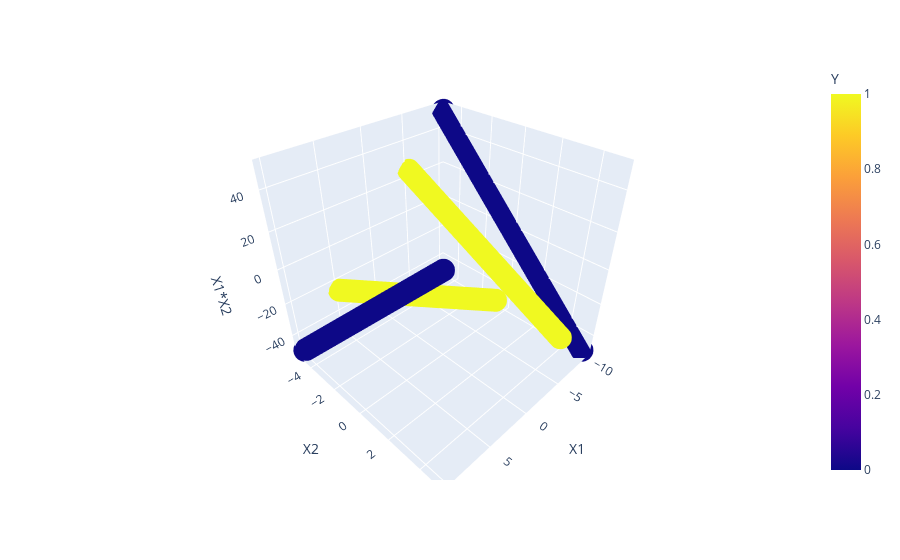

The notebook cell this image was saved under:
### Code cell
import plotly.express as px
fig = px.scatter_3d(df, x="X1",y="X2",z="X1*X2",color="Y")
fig.show()

### Figure 1 — Plotly figure (JSON) as saved in the notebook; plotly's stock layout.template omitted (floating-point values rounded to 4 significant figures; data arrays with more than 128 entries replaced by an {"elided": "..."} marker saying what was removed)
{"data": [{"hovertemplate": "X1=%{x}<br>X2=%{y}<br>X1*X2=%{z}<br>Y=%{marker.color}<extra></extra>", "legendgroup": "", "marker": {"color": {"elided": "400 int values"}, "coloraxis": "coloraxis", "symbol": "circle"}, "mode": "markers", "name": "", "scene": "scene", "showlegend": false, "type": "scatter3d", "x": {"elided": "400 float values"}, "y": {"elided": "400 float values"}, "z": {"elided": "400 float values"}}], "layout": {"coloraxis": {"colorbar": {"title": {"text": "Y"}}, "colorscale": [[0, "#0d0887"], [0.1111, "#46039f"], [0.2222, "#7201a8"], [0.3333, "#9c179e"], [0.4444, "#bd3786"], [0.5556, "#d8576b"], [0.6667, "#ed7953"], [0.7778, "#fb9f3a"], [0.8889, "#fdca26"], [1, "#f0f921"]]}, "legend": {"tracegroupgap": 0}, "margin": {"t": 60}, "scene": {"domain": {"x": [0, 1], "y": [0, 1]}, "xaxis": {"title": {"text": "X1"}}, "yaxis": {"title": {"text": "X2"}}, "zaxis": {"title": {"text": "X1*X2"}}}}}
